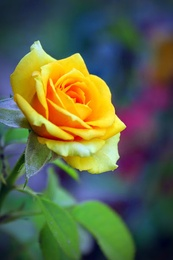
%> input picture project8/rose.JPG, 173 x 260 px, shrunk from 410 x 615 before the run
$ octave unsharp_rgb.m   (GNU Octave 9; MATLAB toolbox functions it lacks are replaced by stand-ins)
%> lines starting %> are read from the running program, lines starting %| are printed output that depends on the picture
### project8/myWindow.m
function newIm = myWindow(sizeWindow,pic)
%%
mn = sizeWindow*sizeWindow;
myWin = ones(sizeWindow,sizeWindow);
myWin = myWin*(1/mn);
[m n] = size(pic);
edge = sizeWindow-2;
pic = padarray(pic,[sizeWindow-1 sizeWindow-1]);
for i=1:m
    for j=1:n
        mytemp{i,j} = pic(i:i+sizeWindow-1,j:j+sizeWindow-1);
        newIm(i,j) = sum(sum(double(mytemp{i,j}).*myWin));
    end
end

### project8/unsharp_rgb.m
clear; close all; clc;
pic_rgb = imread('../project8/rose.jpg');
%> pic_rgb is the input picture: size 260x173x3 uint8; mean R, G, B 92.2, 100.3, 72.8
info_rgb = imfinfo('../project8/rose.jpg');
pic = rgb2gray(pic_rgb);
maxVal = 2^(info_rgb.BitDepth/3);

pic_gn = imnoise(pic, 'gaussian');
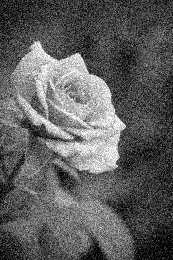
%> pic_gn: size 260x173 uint8; min 0, max 255, mean 94.7
pic_gn_move = myWindow(5, pic_gn);
%> in myWindow, `pic = padarray(pic,[sizeWindow-1 sizeWindow-1]);`:
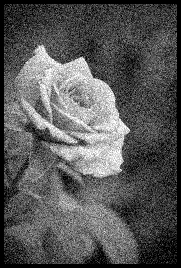
%> pic: size 268x181 uint8; min 0, max 255, mean 87.8
%> after the loop in myWindow, `for i=1:m`:
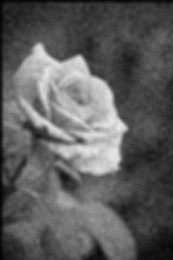
%> newIm: size 260x173 double; min 0.16, max 233.3, mean 93.8
%> after the loop in myWindow, `for i=1:m`: mytemp = 44980 items
pic_gn_unsharp = double(pic) - pic_gn_move;
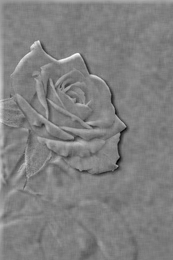
%> pic_gn_unsharp: size 260x173 double; min -146, max 145.3, mean 1; drawn with min black and max white
pic_gn_show = double(pic) + pic_gn_unsharp;
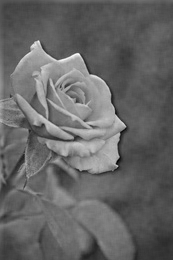
%> pic_gn_show: size 260x173 double; min -89.68, max 372.3, mean 95.7; drawn with min black and max white

pic_pn = imnoise(pic, 'poisson');
pic_pn_move = myWindow(5, pic_pn);
pic_pn_unsharp = double(pic) - pic_pn_move;
pic_pn_show = double(pic) + pic_pn_unsharp;

pic_spn = imnoise(pic, 'salt & pepper');
pic_spn_move = myWindow(5, pic_spn);
%> call 3 of myWindow, with sizeWindow = 5
%> after the loop in myWindow (call 3), `for i=1:m`:
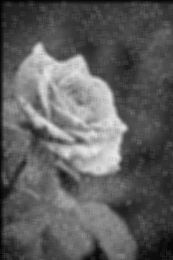
%> newIm: size 260x173 double; min 1.4, max 233.2, mean 95.3
pic_spn_unsharp = double(pic) - pic_spn_move;
pic_spn_show = double(pic) + pic_spn_unsharp;

[w h] = size(pic_gn_unsharp);
%> w = 260; h = 173
min_gn = pic_gn_unsharp(1, 1); max_gn = pic_gn_unsharp(1, 1);
%> after `min_gn = pic_gn_unsharp(1, 1)`: min_gn = 34.84
%> after `max_gn = pic_gn_unsharp(1, 1)`: max_gn = 34.84
for i = 1:w
    for j = 1:h
        if pic_gn_unsharp(i, j) <= min_gn
            min_gn = pic_gn_unsharp(i, j);
        end
        if pic_gn_unsharp(i, j) >= max_gn
            max_gn = pic_gn_unsharp(i, j);
        end
    end
end
%> after the loop, max_gn = 145.3; min_gn = -146

[w h] = size(pic_pn_unsharp);
min_pn = pic_pn_unsharp(1, 1); max_pn = pic_pn_unsharp(1, 1);
%> after `min_pn = pic_pn_unsharp(1, 1)`: min_pn = 33.16
%> after `max_pn = pic_pn_unsharp(1, 1)`: max_pn = 33.16
for i = 1:w
    for j = 1:h
        if pic_pn_unsharp(i, j) <= min_pn
            min_pn = pic_pn_unsharp(i, j);
        end
        if pic_pn_unsharp(i, j) >= max_pn
            max_pn = pic_pn_unsharp(i, j);
        end
    end
end
%> after the loop, max_pn = 139.6; min_pn = -145.5

[w h] = size(pic_spn_unsharp);
min_spn = pic_spn_unsharp(1, 1); max_spn = pic_spn_unsharp(1, 1);
%> after `min_spn = pic_spn_unsharp(1, 1)`: min_spn = 33.6
%> after `max_spn = pic_spn_unsharp(1, 1)`: max_spn = 33.6
for i = 1:w
    for j = 1:h
        if pic_spn_unsharp(i, j) <= min_spn
            min_spn = pic_spn_unsharp(i, j);
        end
        if pic_spn_unsharp(i, j) >= max_spn
            max_spn = pic_spn_unsharp(i, j);
        end
    end
end
%> after the loop, max_spn = 139.2; min_spn = -140.5
%% show pic gaussian
subplot(221), imshow(pic, [0 maxVal-1]);
title('Original Image');
subplot(222), imshow(pic_gn, [0 maxVal-1]);
title('Original Image with Gaussian Noise');
subplot(223), imshow(pic_gn_move, [min_gn max_gn]);
title('Moving Average in Noise Image');
subplot(224), imshow(pic_gn_show, [0 maxVal-1]);
%> after `imshow(pic_gn_show, [0 maxVal-1])`:
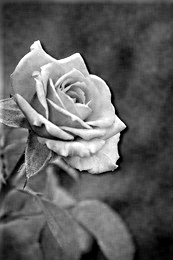
%> displayed picture: size 260x173, on the screen's scale of 0 to 255; min 0, max 255, mean 95.6
title('Unsharp Image');
%% show pic poisson
figure
subplot(221), imshow(pic, [0 maxVal-1]);
title('Original Image');
subplot(222), imshow(pic_pn, [0 maxVal-1]);
title('Original Image with Poisson Noise');
subplot(223), imshow(pic_pn_move, [min_pn max_pn]);
title('Moving Average in Noise Image');
subplot(224), imshow(pic_pn_show, [0 maxVal-1]);
title('Unsharp Image');
%% show pic salt&pepper
figure
subplot(221), imshow(pic, [0 maxVal-1]);
title('Original Image');
subplot(222), imshow(pic_spn, [0 maxVal-1]);
title('Original Image with Salt & Pepper Noise');
subplot(223), imshow(pic_spn_move, [min_spn max_spn]);
title('Moving Average in Noise Image');
subplot(224), imshow(pic_spn_show, [0 maxVal-1]);
title('Unsharp Image');
